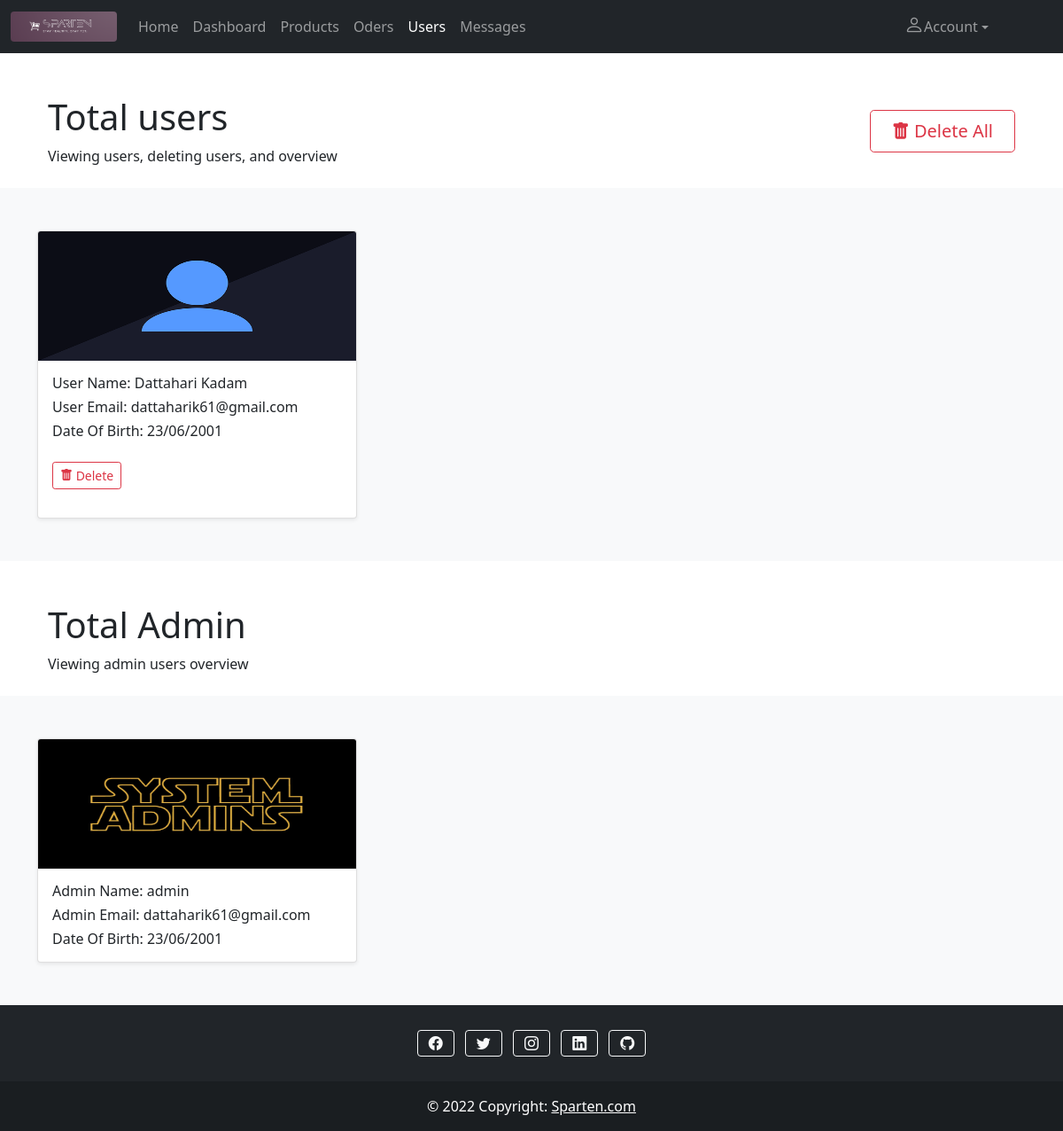
Page /SpartenAdmin/users.php on the committed database.
### tables this page shows
CREATE TABLE `userlogin` (
  `userId` int(11) NOT NULL,
  `userName` varchar(255) NOT NULL,
  `dateOfBirth` varchar(255) NOT NULL,
  `userEmail` varchar(255) NOT NULL,
  `userPassword` varchar(255) NOT NULL,
  `repeatPassword` varchar(255) NOT NULL
);

### SpartenAdmin/users.php (the view, shortened to what this page needs)
<?php
$activePage = "users";
?>
<!doctype html>
<html lang="en">
<head>
  <link href="https://cdn.jsdelivr.net/npm/bootstrap@5.1.3/dist/css/bootstrap.min.css" rel="stylesheet">
  <link rel="stylesheet" href="https://cdn.jsdelivr.net/npm/bootstrap-icons@1.8.1/font/bootstrap-icons.css">
  <link rel="stylesheet" href="CSS/style.css">
</head>
<body>
  <?php require 'navbar.php' ?>
  <header class="page-header page-header-dark bg-gradient-primary-to-secondary pb-10 mb-4">
    <div class="container-xl px-4">
      <div class="page-header-content pt-4">
        <div class="row align-items-center justify-content-between">
          <div class="col-auto mt-4">
            <h1 class="page-header-title">
              Total users
            </h1>
            <div class="page-header-subtitle">Viewing users, deleting users, and overview</div>
          </div>
          <div class="col-12 col-xl-auto mt-4">
            <div class="text-center mt-2">
              <p>
              <form action="deleteUser.php" method="post">
                <button type="submit" class="btn btn-outline-danger btn-lg px-4" name="btn_deleteAllUser"><i class="bi bi-trash-fill"></i> Delete All</button>
              </form>
              </p>
            </div>
          </div>
        </div>
      </div>
    </div>
  </header>
  <section>
    <div class="album py-5 bg-light">
      <div class="container">
        <?php
        require 'dbConnection.php';
        $sql_select = mysqli_query($connection, "SELECT * FROM userlogin");
        if (mysqli_num_rows($sql_select) > 0) {
          echo '<div class="row row-cols-1 row-cols-sm-2 row-cols-md-3 g-3">';
          while ($users = mysqli_fetch_assoc($sql_select)) {
            $userId = $users['userId'];
            echo "<div class='col'>
            <div class='card shadow-sm'>
            <img class='card-img-top' alt='...' width='100%' height='146' src='images/userImage.webp'/>";
            echo "<div class='card-body'>
            <h6 class='card-title'>User Name: " . $users['userName'];
            echo "</h6><h6 class='card-text'>User Email: " . $users['userEmail'];
            echo "</h6><h6 class='card-text'>Date Of Birth: " . $users['dateOfBirth'];
            echo "<div class='d-flex justify-content-between align-items-center'><div>
            <form action='deleteUser.php' method='post'>
            <input type='hidden' name='delete_userId' value='" . $userId . "'>
            <button type='submit' class='btn btn-outline-danger btn-sm mt-4' name='btn_deleteUser'><i class='bi bi-trash-fill'></i> Delete</button>
            </form></div></div></div></div></div>";
          }
        } else {
          $_SESSION['numberOfUsers'] = 0;
          echo '<div class="row row-cols-1 alert alert-warning alert-dismissible fade show text-center" role="alert">
          <h4>Users Not Available</h4><p class="text-center">You should check later.</p></div>';
        }
        ?>
      </div>
    </div>
    </div>
  </section>
  <header class="page-header page-header-dark bg-gradient-primary-to-secondary pb-10 mb-4">
    <div class="container-xl px-4">
      <div class="page-header-content pt-4">
        <div class="row align-items-center justify-content-between">
          <div class="col-auto mt-4">
            <h1 class="page-header-title">
              Total Admin
            </h1>
            <div class="page-header-subtitle">Viewing admin users overview</div>
          </div>
        </div>
      </div>
    </div>
  </header>
  <section>
    <div class="album py-5 bg-light">
      <div class="container">
        <?php
        require 'dbConnection.php';
        $sql_select = mysqli_query($connection, "SELECT * FROM `adminlogin`");
        if (mysqli_num_rows($sql_select) > 0) {
          echo '<div class="row row-cols-1 row-cols-sm-2 row-cols-md-3 g-3">';
          while ($admins = mysqli_fetch_assoc($sql_select)) {
            echo "<div class='col'>
            <div class='card shadow-sm'>
            <img class='card-img-top' alt='...' width='100%' height='146' src='images/adminImage.jpg'/>";
            echo "<div class='card-body'>
            <h6 class='card-title'>Admin Name: " . $admins['adminName'];
            echo "</h6><h6 class='card-text'>Admin Email: " . $admins['adminEmail'];
            echo "</h6><h6 class='card-text'>Date Of Birth: " . $admins['adminDateOfBirth'];
            echo "</div></div></div>";
          }
        } else {
          $_SESSION['numberOfAdmins'] = 0;
          echo '<div class="row row-cols-1 alert alert-warning alert-dismissible fade show text-center" role="alert">
          <h4>Admin Not Available</h4><p class="text-center">You should check later.</p></div>';
        }
        ?>
      </div>
    </div>
    </div>
  </section>
  <?php require 'footer.php' ?>
</body>
</html>

### SpartenAdmin/navbar.php (shortened to what this page needs)
<section id="navbar">
    <nav class="navbar navbar-expand-lg navbar-dark bg-dark">
        <div class="container-fluid">
            <a class="navbar-brand" href="#">
                <img class="rounded" src="images/logo.png" alt="" width="120" height="34">
            </a>
            <div class="collapse navbar-collapse" id="navbarSupportedContent">
                <ul class="navbar-nav me-auto mb-2 mb-lg-0">
                    <li class="nav-item">
                        <a class="nav-link <?php if ($activePage == "index") { echo "active" ; }?>"
                            href="index.php">Home</a>
                    </li>
                    <li class="nav-item">
                        <a class="nav-link <?php if ($activePage == "dashboard") { echo "active" ; }?>"
                            href="dashboard.php">Dashboard</a>
                    </li>
                    <li class="nav-item">
                        <a class="nav-link <?php if ($activePage == "products") { echo "active" ; }?>"
                            href="products.php">Products</a>
                    </li>
                    <li class="nav-item">
                        <a class="nav-link <?php if ($activePage == "orders") { echo "active" ; }?>"
                            href="orders.php">Oders</a>
                    </li>
                    <li class="nav-item">
                        <a class="nav-link <?php if ($activePage == "users") { echo "active" ; }?>"
                            href="users.php">Users</a>
                    </li>
                    <li class="nav-item">
                        <a class="nav-link <?php if ($activePage == "messages") { echo "active" ; }?>"
                            href="messages.php">Messages</a>
                    </li>
                </ul>
                <ul class="navbar-nav">
                    <?php
                        if(isset($_SESSION['adminEmail']) && isset($_SESSION['adminName']) ) {
                    ?>
                    <li class="nav-item dropdown">
                        <a class="nav-link dropdown-toggle dropdown-toggle-split " href="#" id="navbarDropdown"
                            role="button" data-bs-toggle="dropdown" aria-expanded="false"><i class="bi bi-person"
                                style="font-size:22px;"></i>
                            <?php echo $_SESSION["adminName"]; ?>
                        </a>
                        <ul class="dropdown-menu dropdown-menu-dark" aria-labelledby="navbarDropdown">
                            <li><a class="dropdown-item" href="adminProfile.php">Admin Profile</a></li>
                            <li><a class="dropdown-item" href="adminForgetPassword.php">Forget Password </a></li>
                            <li>
                                <hr class="dropdown-divider">
                            </li>
                            <li><a class="dropdown-item" href="adminLogout.php">Logout</a></li>
                        </ul>
                    </li>
                    <?php
                    }
                    else {
                    ?>
                    <li class="nav-item dropdown">
                        <a class="nav-link dropdown-toggle dropdown-toggle-split " href="#" id="navbarDropdown"
                            role="button" data-bs-toggle="dropdown" aria-expanded="false"><i class="bi bi-person"
                                style="font-size:22px;"></i>Account
                        </a>
                    </li>
                    <?php
                    }
                    ?>
                </ul>
            </div>
        </div>
    </nav>
</section>

### SpartenAdmin/footer.php
  <footer class="bg-dark text-center text-white">
  <div class="container p-4 pb-0">
    <section class="mb-4">
      <a class="btn btn-outline-light btn-floating m-1" href="#!" role="button">
          <i class="bi bi-facebook"></i>
      </a>
      <a class="btn btn-outline-light btn-floating m-1" href="#!" role="button">
          <i class="bi bi-twitter"></i>
      </a>
      <a class="btn btn-outline-light btn-floating m-1" href="#!" role="button">
          <i class="bi bi-instagram"></i>
      </a>
      <a class="btn btn-outline-light btn-floating m-1" href="#!" role="button">
          <i class="bi bi-linkedin"></i>
      </a>
      <a class="btn btn-outline-light btn-floating m-1" href="#!" role="button">
          <i class="bi bi-github"></i>
      </a>
    </section>
  </div>
  <div class="text-center p-3" style="background-color: rgba(0, 0, 0, 0.2);">
    &copy; 2022 Copyright:
    <a class="text-white" href="../index.php">Sparten.com</a>
  </div>
</footer>

### rows in the picture
userlogin: userName "Dattahari Kadam", userEmail "dattaharik61@gmail.com", dateOfBirth "23/06/2001"

### other values in the picture
$admins['adminName'] "admin"
$admins['adminEmail'] "dattaharik61@gmail.com"
$admins['adminDateOfBirth'] "23/06/2001"
